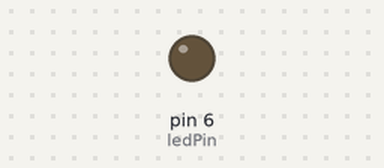
This sketch was run on a simulated Arduino Uno, built with avr-gcc and run on an emulated ATmega328P. Shown: output pins drawn as LEDs (lit = HIGH). Dashed ring = blinking. At 2.2 s the program stops and its outputs stay as they are.

Above: at 0.5 s.
At 2.05 s:
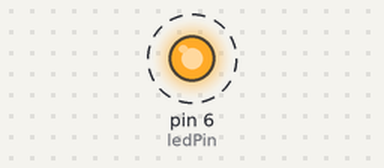
Timing chart, 0 to 3.0 s (numbered marks = the images above):
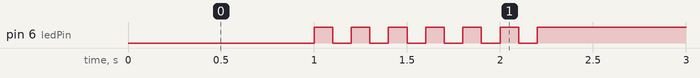

Measured:
- by itself, pin 6 (ledPin): alternates HIGH for 0.10 s and LOW for 0.10 s, 13 changes in all, then stays HIGH

The sketch:

05_practice_2.ino
```cpp
const int ledPin = 6;

void setup() {
  pinMode(ledPin, OUTPUT);
}

void loop() {
  digitalWrite(ledPin, LOW);
  delay(1000);


  for (int i = 0; i <= 5; i++) {
    digitalWrite(ledPin, HIGH);
    delay(100);
    digitalWrite(ledPin, LOW);
    delay(100);
  }


  digitalWrite(ledPin, HIGH);

  while (1) {
  }
}
```
